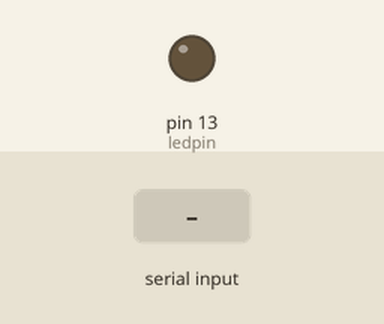
This sketch was run on a simulated Arduino Uno, built with avr-gcc and run on an emulated ATmega328P. Shown: output pins drawn as LEDs (lit = HIGH). The inputs (shaded band) are chosen by the test bench. What the sketch prints to the serial monitor is not drawn.

Above: at 1.2 s.
1.3 s: "U" received over Serial
At 1.42 s:
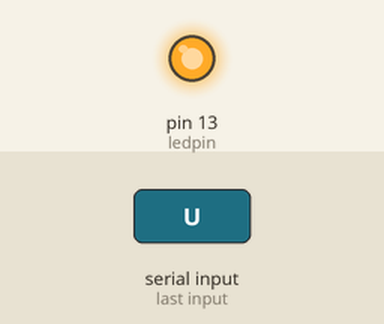
Timing chart, 0 to 4.3 s (numbered marks = the images above; inputs shaded):
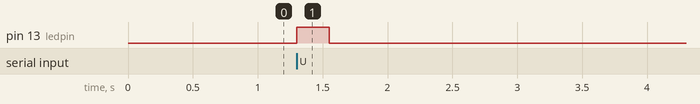

The sketch:

BT_example.ino
```cpp
char val;
int ledpin=13;           //Define the pin 13 of ledpin
void setup(){            //Set parameter function
Serial.begin(9600);     //Set the baud rate of serial port for 9600
 pinMode(ledpin,OUTPUT); //Define 13pin to output mode
}
void loop(){                //The main loop function
val=Serial.read();         //Read a serial port is stored into the val
if(val=='U'){           //Judge whether the value of the val FF01F
  digitalWrite(ledpin,HIGH);  //Ledpin output high level
  delay(250);                 //delay 250ms
  digitalWrite(ledpin,LOW);   //Ledpin output low level
  delay(250);                 //delay 250ms
  Serial.println(val);       //IED serial output val values
  }
}
```

Measured:
- after the input at 1.3 s, pin 13 (ledpin): LOW → HIGH at once, → LOW 0.25 s later
